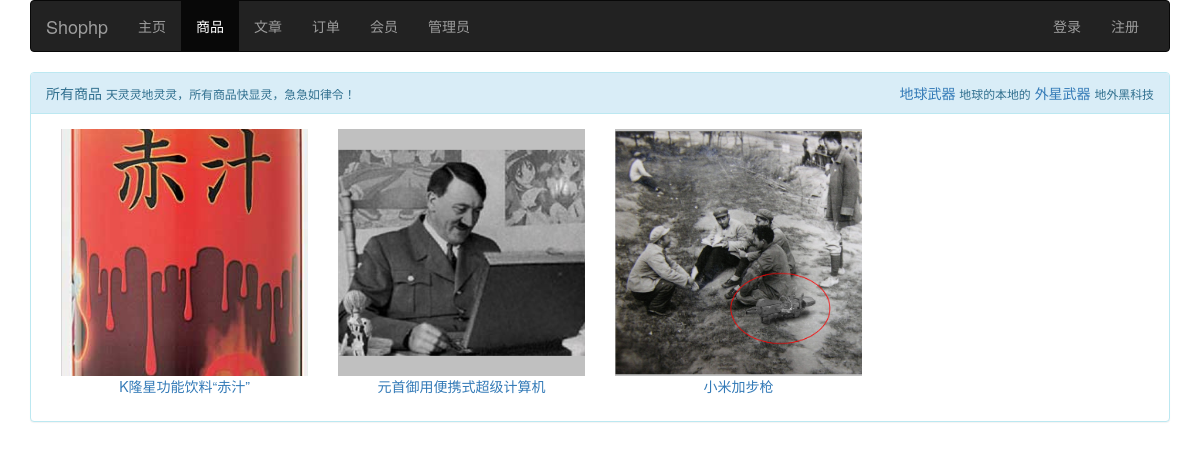
Screenshot of /index.php/gcate with the database file from the repository.
### tables this page shows
CREATE TABLE `gcate` (
  `id` int(11) NOT NULL COMMENT '类别编号',
  `pid` int(11) NOT NULL COMMENT '父级类别编号',
  `name` varchar(20) NOT NULL COMMENT '类别名称',
  `intro` text NOT NULL COMMENT '类别简介'
);

CREATE TABLE `goods` (
  `id` int(11) NOT NULL COMMENT '商品编号',
  `cid` int(11) NOT NULL COMMENT '类别编号',
  `name` varchar(100) NOT NULL COMMENT '商品名称',
  `spec` varchar(300) NOT NULL COMMENT '规格',
  `img` varchar(300) NOT NULL COMMENT '图片',
  `intro` text NOT NULL COMMENT '介绍',
  `brand` varchar(50) NOT NULL COMMENT '品牌',
  `mprice` float NOT NULL COMMENT '市场价',
  `sprice` float NOT NULL COMMENT '商城价',
  `sales` int(11) NOT NULL COMMENT '销售量',
  `stocks` int(11) NOT NULL COMMENT '库存量',
  `views` int(11) NOT NULL DEFAULT '0' COMMENT '访问量',
  `pubtime` datetime NOT NULL DEFAULT CURRENT_TIMESTAMP COMMENT '发布时间',
  `status` int(11) NOT NULL COMMENT '状态'
);

### application/controllers/Gcate.php (called while the page is built, shortened)
<?php
class Gcate extends CI_Controller
{
    public function __construct()
    {
        $this->load->model('member_model');
        $this->load->model('goods_model');
        $this->load->model('gcate_model');
    }
    public function index($id = 0)
    {
        $data['goods'] = $this->goods_model->cget($id);
        $data['cname'] = $this->goods_model->cname($id);
        if (0 == $id) {
            $data['title'] = '所有商品';
            $data['subtitle'] = '天灵灵地灵灵，所有商品快显灵，急急如律令！';
        }
        $this->load->view('gcate', $data);
    }
}

### index.php (called while the page is built, shortened)
<?php
require_once BASEPATH.'core/CodeIgniter.php';

### application/models/Member_model.php (called while the page is built, shortened)
<?php
class Member_model extends CI_Model
{
    public function vsession()
    {
        $name = array('name' => $this->session->member);
        $row = $this->db->get_where('member', $name)->row_array();
        return 1 != $row['status'] || $row['id'] != $this->session->mid;
    }
}

### application/models/Goods_model.php (called while the page is built, shortened)
<?php
class Goods_model extends CI_Model
{
    public function getcate($id)
    {
        $data = array();
        $res = $this->db->get_where('gcate', array('pid' => $id))->result_array();
        foreach ($res as $r) {
            array_push($data, $r['id']);
            $data = array_merge($data, $this->getcate($r['id']));
        }
        return $data;
    }
    public function cget($id)
    {
        $data = $this->db->get_where('goods', array('cid' => $id))->result_array();
        foreach ($this->getcate($id) as $r) {
            $data = array_merge($data, $this->db->get_where('goods', array('cid' => $r))->result_array());
        }
        usort($data, function ($a, $b) {
            return (new DateTime($b['pubtime']))->getTimestamp() - (new DateTime($a['pubtime']))->getTimestamp();
        });
        return $data;
    }
}

### application/views/gcate.php (the view, shortened to what this page needs)
<!DOCTYPE html>
<html lang="en">
<head>
    <link href="<?=base_url('css/bootstrap.min.css')?>" rel="stylesheet">
    <link href="<?=base_url('css/shophp.css')?>" rel="stylesheet">
</head>
<body>
    <div class="container">
        <nav class="navbar navbar-inverse">
            <div class="container-fluid">
                <div class="navbar-header">
                    <a class="navbar-brand" href="<?=site_url()?>"><?=$this->config->item('title')?></a>
                </div>
                <div class="collapse navbar-collapse" id="navbar-collapse">
                    <ul class="nav navbar-nav">
                        <li><a href="<?=site_url()?>">主页</a></li>
                        <li class="active"><a href="<?=site_url('gcate')?>">商品<span class="sr-only">(current)</span></a></li>
                        <li><a href="<?=site_url('acate')?>">文章</a></li>
                        <li><a href="<?=site_url('oform')?>">订单</a></li>
                        <li><a href="<?=site_url('member')?>">会员</a></li>
                        <li><a href="<?=site_url('admin/admin')?>">管理员</a></li>
                    </ul>
                    <ul class="nav navbar-nav navbar-right">
						<?php if ($this->member_model->vsession()): ?>
                        <li><a href="<?=site_url('login')?>">登录</a></li>
                        <li><a href="<?=site_url('reg')?>">注册</a></li>
							<?php else: ?>
                        <li><a><?=$this->session->member?></a></li>
                        <li><a href="<?=site_url('logout')?>">退出</a></li>
					<?php endif; ?>
                    </ul>
                </div>
            </div>
        </nav>
		<div class="panel panel-info">
		  <div class="panel-heading">
                    <?=$title?> <small><?=$subtitle?></small>
					<div class="pull-right">
						<?php foreach ($cname as $a): ?>
				  <a href="<?=site_url('gcate/index/'.$a['id'])?>"><?=$a['name']?></a>
				  <small><?=$a['intro']?></small>
				<?php endforeach; ?>
			</div>
		  </div>
		  <div class="panel-body">
			  <?php foreach ($goods as $a): ?>
		  		<div class="col-xs-12 col-sm-6 col-md-4 col-lg-3 text-center">
					<a href="<?=site_url('goods/index/'.$a['id'])?>">
					<div class="image">
					<img src="<?=base_url($a['img'])?>" class="img-responsive">
					</div>
					<p><?=$a['name']?></p>
					</a>
				</div>
				<?php endforeach; ?>
		</div>
		</div>
    </div>
</body>
</html>

### css/shophp.css (style rules this page uses)
.image { position:relative; overflow:hidden; padding-bottom:100%; background-color: silver; }
.image img { position:absolute; top: 50%; left: 50%; transform: translateX(-50%) translateY(-50%); }

### rows the page displays
gcate: name "地球武器", intro "地球的本地的"
gcate: name "外星武器", intro "地外黑科技"
goods: img (picture), name "K隆星功能饮料“赤汁”"
goods: img (picture), name "元首御用便携式超级计算机"
goods: img (picture), name "小米加步枪"

### other values shown
$this->config->item('title') "Shophp"
$title "所有商品"
$subtitle "天灵灵地灵灵，所有商品快显灵，急急如律令！"
